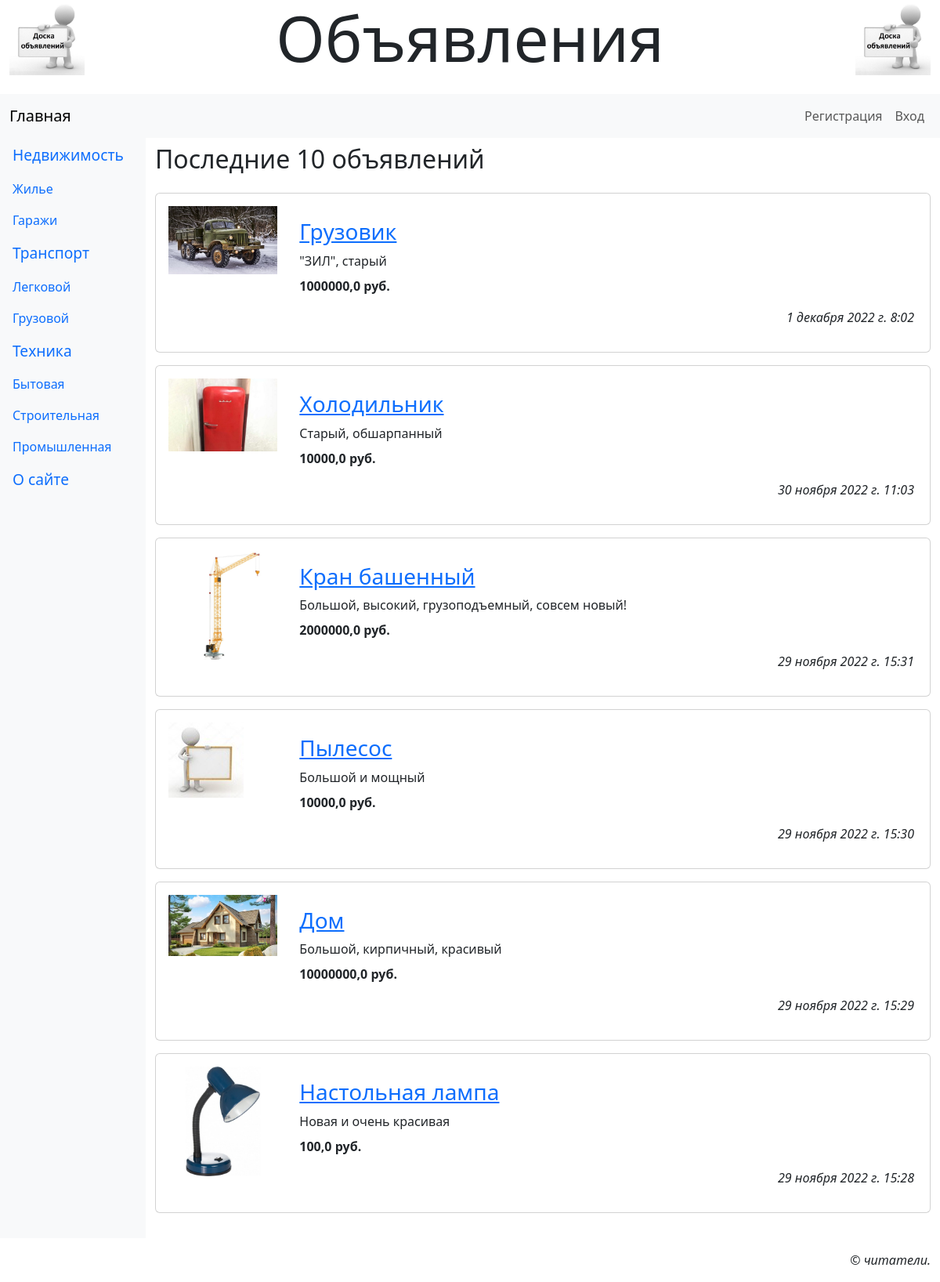
The page / on the database its author committed.
### main/models.py (models this page shows, shortened)
class Rubric(models.Model):
    name = models.CharField(max_length=20, unique=True,
                            verbose_name='Название')
    order = models.SmallIntegerField(default=0, db_index=True,
                                     verbose_name='Порядок')
    super_rubric = models.ForeignKey('SuperRubric',
                   on_delete=models.PROTECT, null=True, blank=True,
                   verbose_name='Надрубрика')

class Bb(models.Model):
    rubric = models.ForeignKey(SubRubric, on_delete=models.PROTECT,
                                          verbose_name='Рубрика')
    title = models.CharField(max_length=40, verbose_name='Товар')
    content = models.TextField(verbose_name='Описание')
    price = models.FloatField(default=0, verbose_name='Цена')
    contacts = models.TextField(verbose_name='Контакты')
    image = models.ImageField(blank=True, upload_to=get_timestamp_path,
                              verbose_name='Изображение')
    author = models.ForeignKey(AdvUser, on_delete=models.CASCADE,
                               verbose_name='Автор объявления')
    is_active = models.BooleanField(default=True, db_index=True,
                                    verbose_name='Выводить в списке?')
    created_at = models.DateTimeField(auto_now_add=True, db_index=True,
                                      verbose_name='Опубликовано')
    class Meta:
        verbose_name_plural = 'Объявления'
        verbose_name = 'Объявление'
        ordering = ['-created_at']

### main/views.py (the view)
# urls.py: path('', index, name='index'),
def index(request):
    bbs = Bb.objects.filter(is_active=True).select_related('rubric')[:10]
    context = {'bbs': bbs}
    return render(request, 'main/index.html', context)

### main/models.py (called while the page is built)
    def get_queryset(self):
        return super().get_queryset().filter(super_rubric__isnull=False)

### main/templates/main/index.html
{% extends 'layout/basic.html' %}
{% load thumbnail %}
{% load static %}
{% block content %}
{% if bbs %}
<h2>Последние 10 объявлений</h2>
<div class="vstack gap-3 mt-4 mb-4">
    {% for bb in bbs %}
    <div class="card">
        {% url 'main:bb_detail' rubric_pk=bb.rubric.pk pk=bb.pk as url %}
        <div class="row p-3">
            <a class="col-md-2" href="{{ url }}{{ all }}">
                {% if bb.image %}
                <img class="img-fluid" src="{% thumbnail bb.image 'default' %}">
                {% else %}
                <img class="img-fluid" src="{% static 'main/empty.jpg' %}">
                {% endif %}
            </a>
            <div class="col-md-10 card-body">
                <h3 class="card-title"><a href="{{ url }}{{ all }}">
                    {{ bb.title }}</a></h3>
                <div class="card-text mb-2">{{ bb.content }}</div>
                <p class="card-text fw-bold">{{ bb.price }} руб.</p>
                <p class="card-text text-end fst-italic">{{ bb.created_at }}</p>
            </div>
        </div>
    </div>
    {% endfor %}
</div>
{% endif %}
{% endblock %}

### main/templates/layout/basic.html (shortened to what this page needs)
{% load django_bootstrap5 %}
{% load static %}
<!DOCTYPE html>
<html>
    <head>
        {% bootstrap_css %}
        <link rel="stylesheet" type="text/css"
              href="{% static 'main/style.css' %}">
    </head>
    <body class="container-fluid">
        <header class="mb-4">
            <h1 class="display-1 text-center">Объявления</h1>
        </header>
        <nav class="row navbar navbar-expand-md bg-light">
            <div class="col container">
                <a class="navbar-brand"
                   href="{% url 'main:index' %}">Главная</a>
                <div class="collapse navbar-collapse justify-content-end"
                     id="navbarNav">
                    <div class="navbar-nav">
                        {% if user.is_authenticated %}
                        <div class="nav-item dropdown">
                            <a class="nav-link dropdown-toggle"
                               data-bs-toggle="dropdown" href="#">Профиль</a>
                            <div class="dropdown-menu">
                                <a class="dropdown-item" href="{% url 'main:profile' %}">Мои
                                   объявления</a>
                                <a class="dropdown-item" href="{% url 'main:profile_edit' %}">
                                   Изменить личные данные</a>
                                <a class="dropdown-item" href="{% url 'main:password_edit' %}">
                                   Изменить пароль</a>
                                <hr class="dropdown-divider">
                                <form class="px-3" method="post"
                                      action="{% url 'main:logout' %}">
                                    {% csrf_token %}
                                    {% bootstrap_button 'Выйти' button_class='btn-danger' %}
                                </form>
                                <hr class="dropdown-divider">
                                <a class="dropdown-item" href="{% url 'main:profile_delete' %}">
                                   Удалить</a>
                            </div>
                        </div>
                        {% else %}
                        <a class="nav-link" href="{% url 'main:register' %}">Регистрация</a>
                        <a class="nav-link" href="{% url 'main:login' %}">Вход</a>
                        {% endif %}
                    </div>
                </div>
            </div>
        </nav>
        <div class="row">
            <nav class="col-md-auto nav flex-column bg-light">
                {% for rubric in rubrics %}
                {% ifchanged rubric.super_rubric.pk %}
                <span class="nav-link root">{{ rubric.super_rubric.name }}</span>
                {% endifchanged %}
                <a class="nav-link" href="{% url 'main:rubric_bbs' pk=rubric.pk %}">
                   {{ rubric.name }}</a>
                {% endfor %}
                <a class="nav-link root" href="{% url 'main:other' page='about' %}">
                   О сайте</a>
            </nav>
            <main class="col py-2">
                {% block content %}
                {% endblock %}
            </main>
        </div>
        <footer class="mt-3">
            <p class="text-end fst-italic">&copy; читатели.</p>
        </footer>
    </body>
</html>

### main/static/main/style.css (style rules this page uses)
header h1 { background: url("bg.jpg") left / auto 100% no-repeat, url("bg.jpg") right / auto 100% no-repeat; }
.root { font-size: larger; }

### rows shown on the page
Rubric: super_rubric.name "Недвижимость", name "Жилье"
Rubric: name "Гаражи"
Rubric: super_rubric.name "Транспорт", name "Легковой"
Rubric: name "Грузовой"
Rubric: super_rubric.name "Техника", name "Бытовая"
Rubric: name "Строительная"
Rubric: name "Промышленная"
Bb: image (picture), title "Грузовик", content "\"ЗИЛ\", старый", price "1000000,0", created_at "1 декабря 2022 г. 8:02"
Bb: image (picture), title "Холодильник", content "Старый, обшарпанный", price "10000,0", created_at "30 ноября 2022 г. 11:03"
Bb: image (picture), title "Кран башенный", content "Большой, высокий, грузоподъемный, совсем новый!", price "2000000,0", created_at "29 ноября 2022 г. 15:31"
Bb: title "Пылесос", content "Большой и мощный", price "10000,0", created_at "29 ноября 2022 г. 15:30"
Bb: image (picture), title "Дом", content "Большой, кирпичный, красивый", price "10000000,0", created_at "29 ноября 2022 г. 15:29"
Bb: image (picture), title "Настольная лампа", content "Новая и очень красивая", price "100,0", created_at "29 ноября 2022 г. 15:28"
